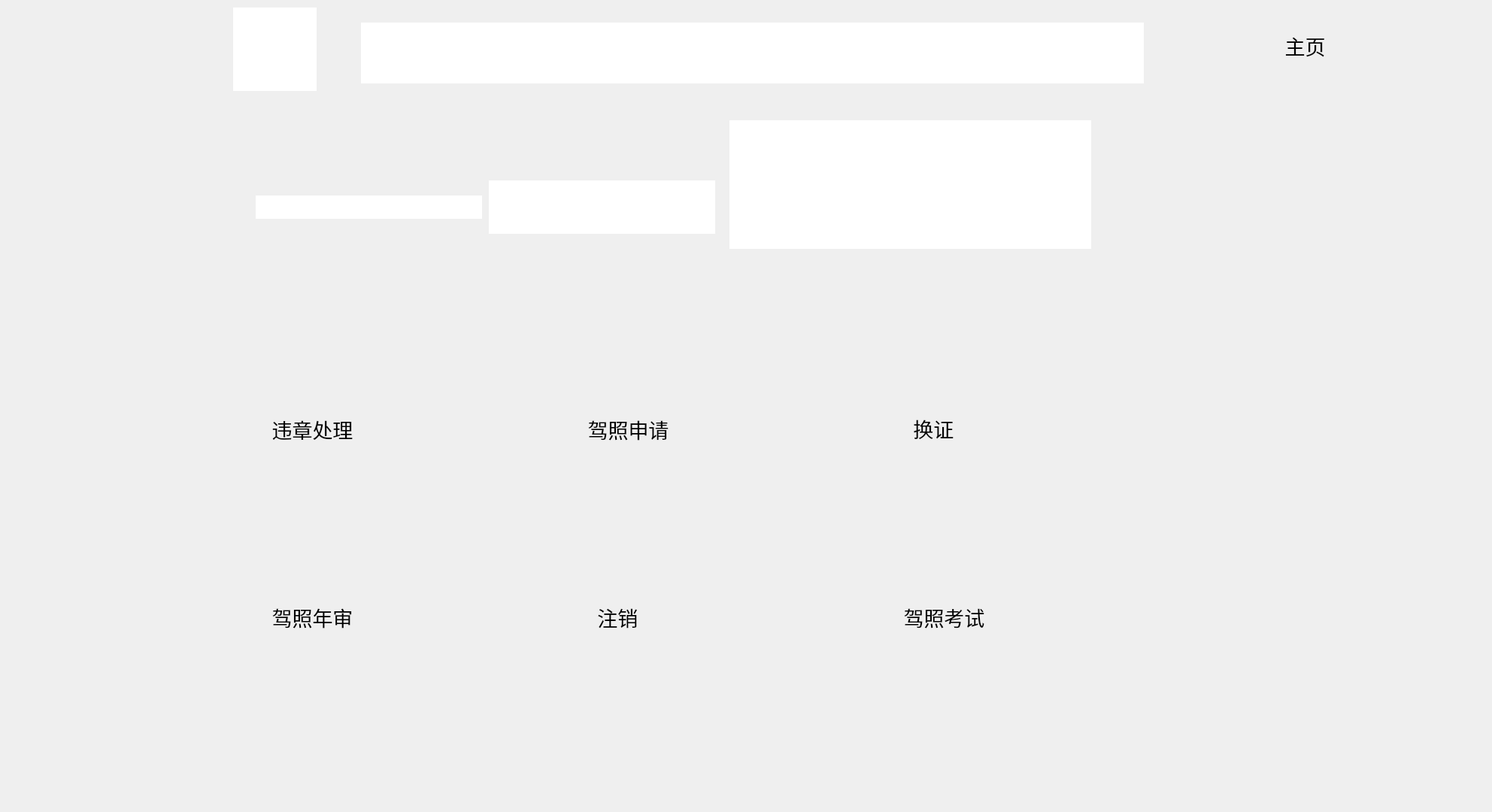
<?xml version="1.0" encoding="UTF-8"?>
<ui version="4.0">
 <class>DrivingManage</class>
 <widget class="QMainWindow" name="DrivingManage">
  <property name="geometry">
   <rect>
    <x>0</x>
    <y>0</y>
    <width>1984</width>
    <height>1080</height>
   </rect>
  </property>
  <property name="windowTitle">
   <string>DrivingManage</string>
  </property>
  <property name="styleSheet">
   <string notr="true">background-image: url(:/Resources/Images/background.png);</string>
  </property>
  <widget class="QWidget" name="centralWidget">
   <widget class="QPushButton" name="pushButton">
    <property name="geometry">
     <rect>
      <x>710</x>
      <y>530</y>
      <width>251</width>
      <height>81</height>
     </rect>
    </property>
    <property name="font">
     <font>
      <family>黑体</family>
      <pointsize>20</pointsize>
     </font>
    </property>
    <property name="styleSheet">
     <string notr="true">border:0px groove gray;border-radius:10px;
background-image: url(:/Resources/Images/btn.png);
</string>
    </property>
    <property name="text">
     <string>驾照申请</string>
    </property>
    <property name="icon">
     <iconset resource="drivingmanage.qrc">
      <normaloff>:/Resources/Images/驾照资格申 请 .png</normaloff>:/Resources/Images/驾照资格申 请 .png</iconset>
    </property>
    <property name="iconSize">
     <size>
      <width>71</width>
      <height>92</height>
     </size>
    </property>
    <property name="flat">
     <bool>true</bool>
    </property>
   </widget>
   <widget class="QGraphicsView" name="graphicsView_2">
    <property name="geometry">
     <rect>
      <x>310</x>
      <y>10</y>
      <width>111</width>
      <height>111</height>
     </rect>
    </property>
    <property name="styleSheet">
     <string notr="true">background-image: url(:/Resources/Images/btnPolice.png);border:0px;</string>
    </property>
    <property name="viewportUpdateMode">
     <enum>QGraphicsView::FullViewportUpdate</enum>
    </property>
   </widget>
   <widget class="QGraphicsView" name="graphicsView_3">
    <property name="geometry">
     <rect>
      <x>480</x>
      <y>30</y>
      <width>1041</width>
      <height>81</height>
     </rect>
    </property>
    <property name="styleSheet">
     <string notr="true">background-image: url(:/Resources/Images/Hint2.png);border:0px;</string>
    </property>
   </widget>
   <widget class="QPushButton" name="pushButton_2">
    <property name="geometry">
     <rect>
      <x>1130</x>
      <y>780</y>
      <width>251</width>
      <height>81</height>
     </rect>
    </property>
    <property name="font">
     <font>
      <family>黑体</family>
      <pointsize>20</pointsize>
     </font>
    </property>
    <property name="styleSheet">
     <string notr="true">border:0px groove gray;border-radius:10px;
background-image: url(:/Resources/Images/btn.png);
</string>
    </property>
    <property name="text">
     <string>驾照考试</string>
    </property>
    <property name="icon">
     <iconset resource="drivingmanage.qrc">
      <normaloff>:/Resources/Images/驾驶人考试.png</normaloff>:/Resources/Images/驾驶人考试.png</iconset>
    </property>
    <property name="iconSize">
     <size>
      <width>71</width>
      <height>92</height>
     </size>
    </property>
    <property name="flat">
     <bool>true</bool>
    </property>
   </widget>
   <widget class="QPushButton" name="pushButton_3">
    <property name="geometry">
     <rect>
      <x>290</x>
      <y>780</y>
      <width>251</width>
      <height>81</height>
     </rect>
    </property>
    <property name="font">
     <font>
      <family>黑体</family>
      <pointsize>20</pointsize>
     </font>
    </property>
    <property name="styleSheet">
     <string notr="true">border:0px groove gray;border-radius:10px;
background-image: url(:/Resources/Images/btn.png);
</string>
    </property>
    <property name="text">
     <string>驾照年审</string>
    </property>
    <property name="icon">
     <iconset resource="drivingmanage.qrc">
      <normaloff>:/Resources/Images/驾驶证年审.png</normaloff>:/Resources/Images/驾驶证年审.png</iconset>
    </property>
    <property name="iconSize">
     <size>
      <width>71</width>
      <height>92</height>
     </size>
    </property>
    <property name="flat">
     <bool>true</bool>
    </property>
   </widget>
   <widget class="QPushButton" name="pushButton_4">
    <property name="geometry">
     <rect>
      <x>710</x>
      <y>780</y>
      <width>251</width>
      <height>81</height>
     </rect>
    </property>
    <property name="font">
     <font>
      <family>黑体</family>
      <pointsize>20</pointsize>
     </font>
    </property>
    <property name="styleSheet">
     <string notr="true">border-radius:10px;
background-image: url(:/Resources/Images/btn.png);
</string>
    </property>
    <property name="text">
     <string>注销    </string>
    </property>
    <property name="icon">
     <iconset resource="drivingmanage.qrc">
      <normaloff>:/Resources/Images/注销等业务.png</normaloff>:/Resources/Images/注销等业务.png</iconset>
    </property>
    <property name="iconSize">
     <size>
      <width>71</width>
      <height>92</height>
     </size>
    </property>
    <property name="flat">
     <bool>true</bool>
    </property>
   </widget>
   <widget class="QPushButton" name="pushButton_5">
    <property name="geometry">
     <rect>
      <x>1130</x>
      <y>529</y>
      <width>251</width>
      <height>81</height>
     </rect>
    </property>
    <property name="font">
     <font>
      <family>黑体</family>
      <pointsize>20</pointsize>
     </font>
    </property>
    <property name="styleSheet">
     <string notr="true">border:0px groove gray;border-radius:10px;
background-image: url(:/Resources/Images/btn.png);
</string>
    </property>
    <property name="text">
     <string>换证    </string>
    </property>
    <property name="icon">
     <iconset resource="drivingmanage.qrc">
      <normaloff>:/Resources/Images/换证.png</normaloff>:/Resources/Images/换证.png</iconset>
    </property>
    <property name="iconSize">
     <size>
      <width>71</width>
      <height>92</height>
     </size>
    </property>
    <property name="flat">
     <bool>true</bool>
    </property>
   </widget>
   <widget class="QPushButton" name="pushButton_6">
    <property name="geometry">
     <rect>
      <x>290</x>
      <y>530</y>
      <width>251</width>
      <height>81</height>
     </rect>
    </property>
    <property name="font">
     <font>
      <family>黑体</family>
      <pointsize>20</pointsize>
     </font>
    </property>
    <property name="styleSheet">
     <string notr="true">border:0px groove gray;border-radius:10px;
background-image: url(:/Resources/Images/btn.png);
</string>
    </property>
    <property name="text">
     <string>违章处理</string>
    </property>
    <property name="icon">
     <iconset resource="drivingmanage.qrc">
      <normaloff>:/Resources/Images/钱 .png</normaloff>:/Resources/Images/钱 .png</iconset>
    </property>
    <property name="iconSize">
     <size>
      <width>71</width>
      <height>92</height>
     </size>
    </property>
    <property name="flat">
     <bool>true</bool>
    </property>
   </widget>
   <widget class="QPushButton" name="pBtnGohome">
    <property name="geometry">
     <rect>
      <x>1620</x>
      <y>20</y>
      <width>231</width>
      <height>81</height>
     </rect>
    </property>
    <property name="font">
     <font>
      <family>黑体</family>
      <pointsize>20</pointsize>
     </font>
    </property>
    <property name="styleSheet">
     <string notr="true">border:0px groove gray;border-radius:10px;
background-image: url(:/Resources/Images/btn.png);
</string>
    </property>
    <property name="text">
     <string>主页</string>
    </property>
    <property name="icon">
     <iconset resource="drivingmanage.qrc">
      <normaloff>:/Resources/Images/主页.png</normaloff>:/Resources/Images/主页.png</iconset>
    </property>
    <property name="iconSize">
     <size>
      <width>71</width>
      <height>92</height>
     </size>
    </property>
    <property name="flat">
     <bool>true</bool>
    </property>
   </widget>
   <widget class="QGraphicsView" name="graphicsView">
    <property name="geometry">
     <rect>
      <x>650</x>
      <y>240</y>
      <width>301</width>
      <height>71</height>
     </rect>
    </property>
    <property name="styleSheet">
     <string notr="true">background-image: url(:/Resources/Images/驾管业务.png);border:0px;</string>
    </property>
   </widget>
   <widget class="QGraphicsView" name="graphicsView_4">
    <property name="geometry">
     <rect>
      <x>340</x>
      <y>260</y>
      <width>301</width>
      <height>31</height>
     </rect>
    </property>
    <property name="styleSheet">
     <string notr="true">border:0px;
background-image: url(:/Resources/Images/矩形 1（左）.png);</string>
    </property>
   </widget>
   <widget class="QGraphicsView" name="graphicsView_5">
    <property name="geometry">
     <rect>
      <x>970</x>
      <y>160</y>
      <width>481</width>
      <height>171</height>
     </rect>
    </property>
    <property name="styleSheet">
     <string notr="true">border:0px;
background-image: url(:/Resources/Images/矩形 1 （右）.png);</string>
    </property>
   </widget>
  </widget>
 </widget>
 <layoutdefault spacing="6" margin="11"/>
 <resources>
  <include location="drivingmanage.qrc"/>
 </resources>
 <connections/>
</ui>
